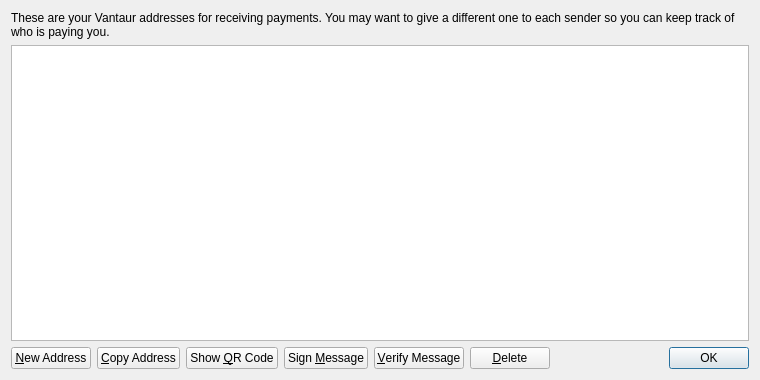
<?xml version="1.0" encoding="UTF-8"?>
<ui version="4.0">
 <class>AddressBookPage</class>
 <widget class="QWidget" name="AddressBookPage">
  <property name="geometry">
   <rect>
    <x>0</x>
    <y>0</y>
    <width>760</width>
    <height>380</height>
   </rect>
  </property>
  <property name="windowTitle">
   <string>Address Book</string>
  </property>
  <layout class="QVBoxLayout" name="verticalLayout">
   <item>
    <widget class="QLabel" name="labelExplanation">
     <property name="text">
      <string>These are your Vantaur addresses for receiving payments. You may want to give a different one to each sender so you can keep track of who is paying you.</string>
     </property>
     <property name="textFormat">
      <enum>Qt::PlainText</enum>
     </property>
     <property name="wordWrap">
      <bool>true</bool>
     </property>
    </widget>
   </item>
   <item>
    <widget class="QTableView" name="tableView">
     <property name="contextMenuPolicy">
      <enum>Qt::CustomContextMenu</enum>
     </property>
     <property name="toolTip">
      <string>Double-click to edit address or label</string>
     </property>
     <property name="tabKeyNavigation">
      <bool>false</bool>
     </property>
     <property name="selectionMode">
      <enum>QAbstractItemView::SingleSelection</enum>
     </property>
     <property name="selectionBehavior">
      <enum>QAbstractItemView::SelectRows</enum>
     </property>
     <property name="sortingEnabled">
      <bool>true</bool>
     </property>
     <attribute name="verticalHeaderVisible">
      <bool>false</bool>
     </attribute>
    </widget>
   </item>
   <item>
    <layout class="QHBoxLayout" name="horizontalLayout">
     <item>
      <widget class="QPushButton" name="newAddressButton">
       <property name="toolTip">
        <string>Create a new address</string>
       </property>
       <property name="text">
        <string>&amp;New Address</string>
       </property>
      </widget>
     </item>
     <item>
      <widget class="QPushButton" name="copyToClipboard">
       <property name="toolTip">
        <string>Copy the currently selected address to the system clipboard</string>
       </property>
       <property name="text">
        <string>&amp;Copy Address</string>
       </property>
      </widget>
     </item>
     <item>
      <widget class="QPushButton" name="showQRCode">
       <property name="text">
        <string>Show &amp;QR Code</string>
       </property>
      </widget>
     </item>
     <item>
      <widget class="QPushButton" name="signMessage">
       <property name="toolTip">
        <string>Sign a message to prove you own a Vantaur address</string>
       </property>
       <property name="text">
        <string>Sign &amp;Message</string>
       </property>
      </widget>
     </item>
     <item>
      <widget class="QPushButton" name="verifyMessage">
       <property name="toolTip">
        <string>Verify a message to ensure it was signed with a specified Vantaur address</string>
       </property>
       <property name="text">
        <string>&amp;Verify Message</string>
       </property>
      </widget>
     </item>
     <item>
      <widget class="QPushButton" name="deleteButton">
       <property name="toolTip">
        <string>Delete the currently selected address from the list</string>
       </property>
       <property name="text">
        <string>&amp;Delete</string>
       </property>
      </widget>
     </item>
     <item>
      <spacer name="horizontalSpacer">
       <property name="orientation">
        <enum>Qt::Horizontal</enum>
       </property>
       <property name="sizeHint" stdset="0">
        <size>
         <width>40</width>
         <height>20</height>
        </size>
       </property>
      </spacer>
     </item>
     <item>
      <widget class="QDialogButtonBox" name="buttonBox">
       <property name="sizePolicy">
        <sizepolicy hsizetype="Maximum" vsizetype="Fixed">
         <horstretch>0</horstretch>
         <verstretch>0</verstretch>
        </sizepolicy>
       </property>
       <property name="standardButtons">
        <set>QDialogButtonBox::Ok</set>
       </property>
      </widget>
     </item>
    </layout>
   </item>
  </layout>
 </widget>
 <resources>
  <include location="../bitcoin.qrc"/>
 </resources>
 <connections/>
</ui>
